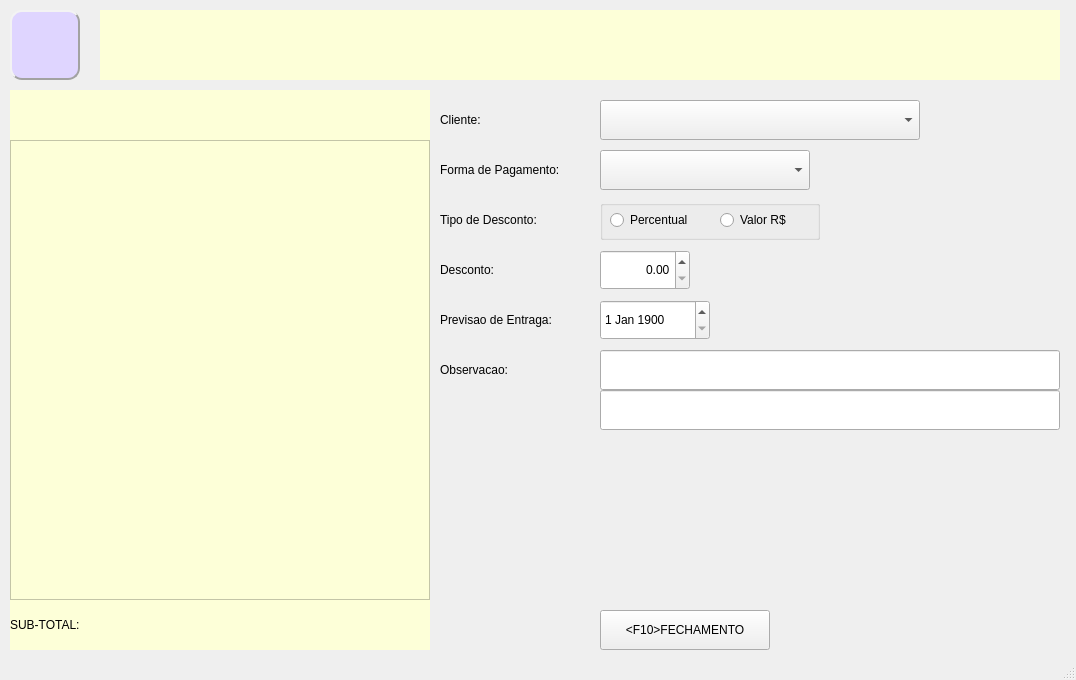
<?xml version="1.0" encoding="UTF-8"?>
<ui version="4.0">
 <class>MainWindow</class>
 <widget class="QMainWindow" name="MainWindow">
  <property name="geometry">
   <rect>
    <x>0</x>
    <y>0</y>
    <width>1076</width>
    <height>680</height>
   </rect>
  </property>
  <property name="windowTitle">
   <string>MainWindow</string>
  </property>
  <property name="styleSheet">
   <string notr="true"/>
  </property>
  <widget class="QWidget" name="centralwidget">
   <widget class="QLabel" name="produto">
    <property name="geometry">
     <rect>
      <x>100</x>
      <y>10</y>
      <width>960</width>
      <height>70</height>
     </rect>
    </property>
    <property name="styleSheet">
     <string notr="true">font: 700 italic 25pt &quot;Courier&quot;;
background-color: rgb(253, 255, 216);
color: rgb(0, 0, 0);</string>
    </property>
    <property name="text">
     <string/>
    </property>
    <property name="alignment">
     <set>Qt::AlignCenter</set>
    </property>
   </widget>
   <widget class="QLabel" name="empresa">
    <property name="geometry">
     <rect>
      <x>10</x>
      <y>10</y>
      <width>70</width>
      <height>70</height>
     </rect>
    </property>
    <property name="styleSheet">
     <string notr="true">font: 81 10pt &quot;Rockwell Extra Bold&quot;;

background-color: rgb(223, 213, 255);

border-color: rgb(162, 162, 162);

border-style: Outset;
border-width: 2px;
border-radius: 12px;</string>
    </property>
    <property name="text">
     <string/>
    </property>
    <property name="pixmap">
     <pixmap>../../../../Users/Helio/.designer/backup/CADASTRO.png</pixmap>
    </property>
    <property name="scaledContents">
     <bool>true</bool>
    </property>
   </widget>
   <widget class="QTextBrowser" name="textBrowser">
    <property name="geometry">
     <rect>
      <x>10</x>
      <y>140</y>
      <width>420</width>
      <height>460</height>
     </rect>
    </property>
    <property name="styleSheet">
     <string notr="true">background-color: rgb(253, 255, 216);
color: rgb(0, 0, 0);</string>
    </property>
   </widget>
   <widget class="QPushButton" name="bt_fecha">
    <property name="geometry">
     <rect>
      <x>600</x>
      <y>610</y>
      <width>170</width>
      <height>40</height>
     </rect>
    </property>
    <property name="text">
     <string>&lt;F10&gt;FECHAMENTO</string>
    </property>
   </widget>
   <widget class="QLabel" name="label">
    <property name="geometry">
     <rect>
      <x>440</x>
      <y>100</y>
      <width>150</width>
      <height>40</height>
     </rect>
    </property>
    <property name="text">
     <string>Cliente:</string>
    </property>
   </widget>
   <widget class="QLabel" name="sub_total">
    <property name="geometry">
     <rect>
      <x>10</x>
      <y>600</y>
      <width>420</width>
      <height>50</height>
     </rect>
    </property>
    <property name="styleSheet">
     <string notr="true">background-color: rgb(253, 255, 216);
font: 700 19pt &quot;Courier&quot;;
color: rgb(0, 0, 0);</string>
    </property>
    <property name="text">
     <string>SUB-TOTAL:</string>
    </property>
   </widget>
   <widget class="QLabel" name="logohti">
    <property name="geometry">
     <rect>
      <x>1140</x>
      <y>570</y>
      <width>90</width>
      <height>90</height>
     </rect>
    </property>
    <property name="text">
     <string/>
    </property>
   </widget>
   <widget class="QLabel" name="operador">
    <property name="geometry">
     <rect>
      <x>1100</x>
      <y>210</y>
      <width>130</width>
      <height>20</height>
     </rect>
    </property>
    <property name="text">
     <string/>
    </property>
   </widget>
   <widget class="QLabel" name="numero_pedido">
    <property name="geometry">
     <rect>
      <x>10</x>
      <y>90</y>
      <width>420</width>
      <height>30</height>
     </rect>
    </property>
    <property name="styleSheet">
     <string notr="true">background-color: rgb(253, 255, 216);
color: rgb(0, 0, 0);</string>
    </property>
    <property name="text">
     <string/>
    </property>
   </widget>
   <widget class="QLabel" name="label_2">
    <property name="geometry">
     <rect>
      <x>440</x>
      <y>200</y>
      <width>150</width>
      <height>40</height>
     </rect>
    </property>
    <property name="text">
     <string>Tipo de Desconto:</string>
    </property>
   </widget>
   <widget class="QLabel" name="label_3">
    <property name="geometry">
     <rect>
      <x>440</x>
      <y>250</y>
      <width>150</width>
      <height>40</height>
     </rect>
    </property>
    <property name="text">
     <string>Desconto:</string>
    </property>
   </widget>
   <widget class="QLabel" name="cabecalho">
    <property name="geometry">
     <rect>
      <x>10</x>
      <y>120</y>
      <width>420</width>
      <height>20</height>
     </rect>
    </property>
    <property name="styleSheet">
     <string notr="true">background-color: rgb(253, 255, 216);
color: rgb(0, 0, 0);</string>
    </property>
    <property name="text">
     <string/>
    </property>
   </widget>
   <widget class="QLabel" name="label_4">
    <property name="geometry">
     <rect>
      <x>440</x>
      <y>150</y>
      <width>150</width>
      <height>40</height>
     </rect>
    </property>
    <property name="text">
     <string>Forma de Pagamento:</string>
    </property>
   </widget>
   <widget class="QLabel" name="label_5">
    <property name="geometry">
     <rect>
      <x>440</x>
      <y>300</y>
      <width>150</width>
      <height>40</height>
     </rect>
    </property>
    <property name="text">
     <string>Previsao de Entraga:</string>
    </property>
   </widget>
   <widget class="QLabel" name="label_6">
    <property name="geometry">
     <rect>
      <x>440</x>
      <y>350</y>
      <width>150</width>
      <height>40</height>
     </rect>
    </property>
    <property name="text">
     <string>Observacao:</string>
    </property>
   </widget>
   <widget class="QGroupBox" name="groupBox">
    <property name="geometry">
     <rect>
      <x>600</x>
      <y>200</y>
      <width>220</width>
      <height>40</height>
     </rect>
    </property>
    <property name="title">
     <string/>
    </property>
    <widget class="QRadioButton" name="rb_percentual">
     <property name="geometry">
      <rect>
       <x>10</x>
       <y>10</y>
       <width>110</width>
       <height>20</height>
      </rect>
     </property>
     <property name="text">
      <string>Percentual</string>
     </property>
    </widget>
    <widget class="QRadioButton" name="rb_valor">
     <property name="geometry">
      <rect>
       <x>120</x>
       <y>10</y>
       <width>90</width>
       <height>20</height>
      </rect>
     </property>
     <property name="text">
      <string>Valor R$</string>
     </property>
    </widget>
   </widget>
   <widget class="QDoubleSpinBox" name="ds_desconto">
    <property name="geometry">
     <rect>
      <x>600</x>
      <y>250</y>
      <width>90</width>
      <height>40</height>
     </rect>
    </property>
    <property name="alignment">
     <set>Qt::AlignRight|Qt::AlignTrailing|Qt::AlignVCenter</set>
    </property>
   </widget>
   <widget class="QDateEdit" name="data_previsao">
    <property name="geometry">
     <rect>
      <x>600</x>
      <y>300</y>
      <width>110</width>
      <height>40</height>
     </rect>
    </property>
    <property name="date">
     <date>
      <year>1900</year>
      <month>1</month>
      <day>1</day>
     </date>
    </property>
   </widget>
   <widget class="QComboBox" name="cb_forma_pg">
    <property name="geometry">
     <rect>
      <x>600</x>
      <y>150</y>
      <width>210</width>
      <height>40</height>
     </rect>
    </property>
   </widget>
   <widget class="QComboBox" name="cb_cliente">
    <property name="geometry">
     <rect>
      <x>600</x>
      <y>100</y>
      <width>320</width>
      <height>40</height>
     </rect>
    </property>
   </widget>
   <widget class="QLineEdit" name="obs">
    <property name="geometry">
     <rect>
      <x>600</x>
      <y>350</y>
      <width>460</width>
      <height>40</height>
     </rect>
    </property>
   </widget>
   <widget class="QLineEdit" name="obs1">
    <property name="geometry">
     <rect>
      <x>600</x>
      <y>390</y>
      <width>460</width>
      <height>40</height>
     </rect>
    </property>
   </widget>
  </widget>
  <widget class="QStatusBar" name="statusbar"/>
 </widget>
 <tabstops>
  <tabstop>bt_fecha</tabstop>
  <tabstop>textBrowser</tabstop>
 </tabstops>
 <resources/>
 <connections/>
</ui>
